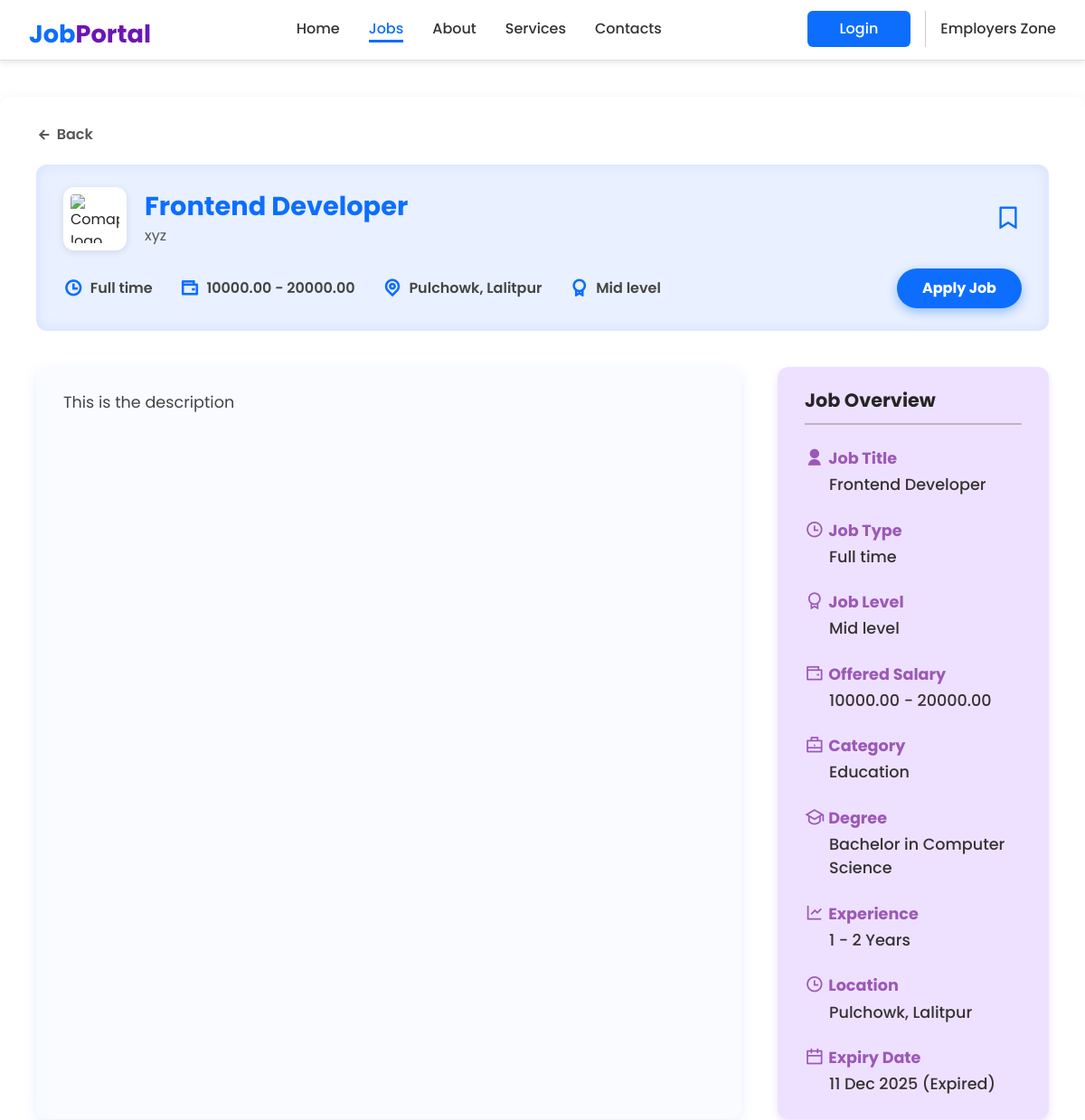
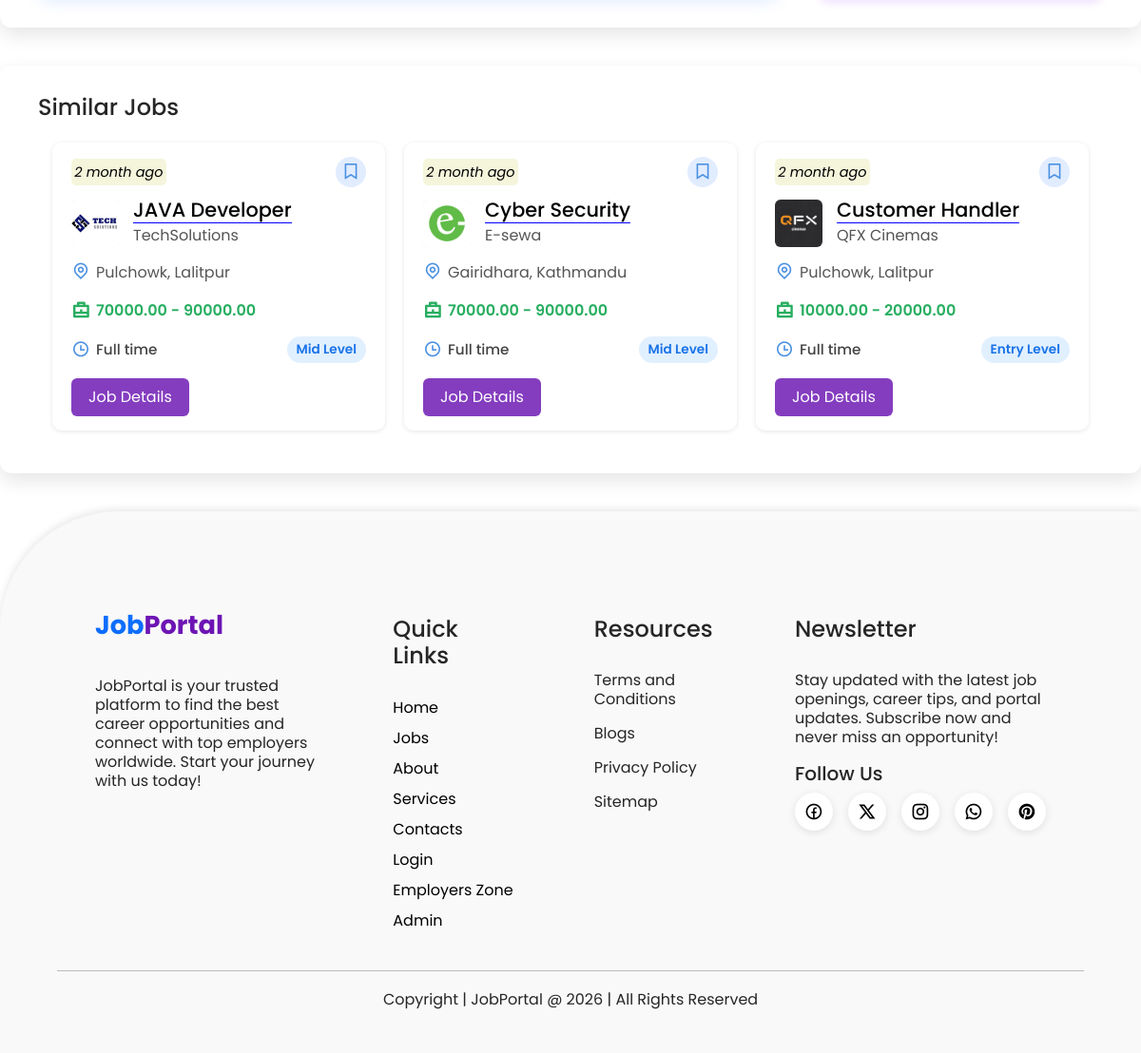
Page /job-description.php?job_id=31 on the committed database (2 pictures, top to bottom).
### tables this page shows
CREATE TABLE `jobs` (
  `job_id` int NOT NULL AUTO_INCREMENT,
  `title` varchar(100) NOT NULL,
  `description` text NOT NULL,
  `location` varchar(150) NOT NULL,
  `salary_min` decimal(10,2) DEFAULT '0.00',
  `salary_max` decimal(10,2) DEFAULT '0.00',
  `posted_time` timestamp NULL DEFAULT CURRENT_TIMESTAMP,
  `experience_min` int DEFAULT '0',
  `experience_max` int DEFAULT '0',
  `expiry_date` date DEFAULT NULL,
  `degree` varchar(150) DEFAULT NULL,
  `job_type` enum('Full time','Part time','Internship','Remote','Contract') DEFAULT NULL,
  `job_level` enum('Entry','Junior','Mid','Senior') DEFAULT NULL,
  `status` enum('active','inactive') NOT NULL DEFAULT 'active',
  `employer_id` int DEFAULT NULL,
  `category` varchar(50) DEFAULT NULL,
  PRIMARY KEY (`job_id`),
  KEY `fk_job_employer` (`employer_id`),
  CONSTRAINT `fk_job_employer` FOREIGN KEY (`employer_id`) REFERENCES `employers` (`id`) ON DELETE CASCADE ON UPDATE CASCADE
);

CREATE TABLE `employers` (
  `id` int NOT NULL AUTO_INCREMENT,
  `full_name` varchar(150) NOT NULL,
  `name` varchar(150) NOT NULL,
  `email` varchar(150) NOT NULL,
  `location` varchar(150) NOT NULL,
  `password` varchar(255) NOT NULL,
  `logo` varchar(255) DEFAULT NULL,
  `created_at` timestamp NULL DEFAULT CURRENT_TIMESTAMP,
  PRIMARY KEY (`id`),
  UNIQUE KEY `email` (`email`)
);

### job-description.php (the view, shortened to what this page needs)
<!DOCTYPE html>
<html lang="en">
<head>
    <link href="https://cdn.jsdelivr.net/npm/bootstrap@5.3.3/dist/css/bootstrap.min.css" rel="stylesheet">
    <link href="https://cdn.jsdelivr.net/npm/remixicon@4.5.0/fonts/remixicon.css" rel="stylesheet" />
    <link rel="stylesheet" href="./css/style.css">
</head>
<body>
    <?php include './includes/header.php';
    include './config/db.php' ?>
    <?php
    if (isset($_GET["job_id"])) {
        $id = intval($_GET["job_id"]);
        $sql = "SELECT j.*, e.name AS company_name, e.logo AS company_logo
                FROM jobs j
                INNER JOIN employers e
                ON j.employer_id = e.id
                WHERE job_id = $id";
        $result = mysqli_query($conn, $sql);
        if (mysqli_num_rows($result) > 0) {
            $row = mysqli_fetch_assoc($result);
            $expiry_date = $row["expiry_date"];
            $today = new DateTime();
            $expiry = new DateTime($expiry_date);
            if ($expiry >= $today) {
                $diff = $today->diff($expiry);
                $days_left = $diff->days;
                $result = "<p>" . $expiry->format("d M Y") . " (" . $days_left . " days left)</p>";
            } else {
                $result = "<p>" . $expiry->format("d M Y") . " (Expired)</p>";
            }
            $alreadyApplied = false;
            $bookmark_class = "ri-bookmark-line";
            echo '<div class="description">
            <div class="description-header">
                <div class="back-button">
                    <a href="./jobs.php"><i class="ri-arrow-left-line"></i> Back</a>
                </div>
                <div class="description-card">
                    <div class="description-row1">
                        <img src="./employers-zone/uploads/' . $row["company_logo"] . '" alt="Comapany logo">
                        <div class="description-title">
                            <h2>' . $row["title"] . '</h2>
                            <p>' . $row["company_name"] . '</p>
                        </div>
                        <div class="bookmark">
                            <i class="' . $bookmark_class . '"></i>
                        </div>
                    </div>
                    <div class="description-row2">
                        <div class="jd-type">
                            <i class="ri-time-line"></i>
                            ' . $row["job_type"] . '
                        </div>
                        <div class="jd-salary">
                            <i class="ri-wallet-line"></i>
                            ' . $row["salary_min"] . ' - ' . $row["salary_max"] . '
                        </div>
                        <div class="jd-location">
                            <i class="ri-map-pin-line"></i>
                            ' . $row["location"] . '
                        </div>
                        <div class="jd-level">
                            <i class="ri-award-line"></i>
                            ' . $row["job_level"] . ' level
                        </div>
                        ' . ($alreadyApplied ? '<button class="btn btn-secondary" disabled>Applied</button>'
                : '<button id="applyBtn" data-jobid="' . $row["job_id"] . '" class="btn btn-primary">Apply Job</button>'
            ) . '
                    </div>
                </div>
            </div>
            <div class="main-description">
                <div class="job-details">
                    ' . $row["description"] . '
                </div>
                <div class="job-overview">
                    <h5>Job Overview</h5>
                    <div class="jd-title">
                        <div class="title-label">
                            <i class="ri-user-fill"></i> <b>Job Title</b>
                        </div>
                        <p>' . $row["title"] . '</p>
                        <div class="title-label">
                            <i class="ri-time-line"></i> <b>Job Type</b>
                        </div>
                        <p>' . $row["job_type"] . '</p>
                        <div class="title-label">
                            <i class="ri-award-line"></i> <b>Job Level</b>
                        </div>
                        <p>' . $row["job_level"] . ' level</p>
                        <div class="title-label">
                            <i class="ri-wallet-line"></i> <b>Offered Salary</b>
                        </div>
                        <p>' . $row["salary_min"] . ' - ' . $row["salary_max"] . '</p>
                        <div class="title-label">
                            <i class="ri-briefcase-line"></i> <b>Category</b>
                        </div>
                        <p>Education</p>
                        <div class="title-label">
                            <i class="ri-graduation-cap-line"></i> <b>Degree</b>
                        </div>
                        <p>' . $row["degree"] . '</p>
                        <div class="title-label">
                            <i class="ri-line-chart-line"></i> <b>Experience</b>
                        </div>
                        <p>' . $row["experience_min"] . ' - ' . $row["experience_max"] . ' Years</p>
                        <div class="title-label">
                            <i class="ri-time-line"></i> <b>Location</b>
                        </div>
                        <p>' . $row["location"] . '</p>
                        <div class="title-label">
                            <i class="ri-calendar-line"></i> <b>Expiry Date</b>
                        </div>
                        ' . $result . '
                    </div>
                </div>
            </div>
        </div>';
        } else {
            echo "<p class='text-center text-danger'>Job not found!</p>";
        }
    } else {
        echo "Error displaying";
    }
    ?>
    <div class="similar-jobs">
        <h4>Similar Jobs</h4>
        <div class="all-jobs-list">
            <?php
            $current_job_id = intval($_GET["job_id"]);
            $sql_similar = "SELECT j.*, e.name AS company_name, e.logo AS company_logo
                FROM jobs j
                INNER JOIN employers e
                ON j.employer_id = e.id
                WHERE j.job_id != $current_job_id
                AND j.status='active'
                ORDER BY j.posted_time DESC
                LIMIT 3";
            $result_similar = mysqli_query($conn, $sql_similar);
            if (mysqli_num_rows($result_similar) > 0) {
                while ($sim = mysqli_fetch_assoc($result_similar)) {
                    $posted_time = $sim["posted_time"];
                    $current_time = new DateTime();
                    $posted = new DateTime($posted_time);
                    $diff = $current_time->diff($posted);
                    if ($diff->y > 0) $post_time = $diff->y . ' year ago';
                    elseif ($diff->m > 0) $post_time = $diff->m . ' month ago';
                    elseif ($diff->d > 0) $post_time = $diff->d . ' day ago';
                    elseif ($diff->h > 0) $post_time = $diff->h . ' hour ago';
                    elseif ($diff->i > 0) $post_time = $diff->i . ' minute ago';
                    else $post_time = "Just now";
                    echo '<div class="job-card">
                            <div class="card-row1">
                                <div class="post-time">' . $post_time . '</div>
                                <i class="ri-bookmark-line"></i>
                                </div>
                            <div class="card-row2">
                            <img src="./employers-zone/uploads/' . $sim["company_logo"] . '" alt="Comapany logo">
                            <div class="job-title">
                            <h2>' . $sim["title"] . '</h2>
                            <p>' . $sim["company_name"] . '</p>
                            </div>
                            </div>
                            <div class="card-row3">
                            <i class="ri-map-pin-line"></i>' . $sim["location"] . '
                                    </div>
                                    <div class="card-row4">
                                    <i class="ri-briefcase-line"></i>' . $sim["salary_min"] . ' - ' . $sim["salary_max"] . '
                                    </div>
                                    <div class="card-row5">
                                    <div class="job-type"><i class="ri-time-line"></i>' . $sim["job_type"] . '</div>
                                    <div class="job-category">' . $sim["job_level"] . ' Level</div>
                                    <button><a href="job-description.php?job_id=' . $sim["job_id"] . '">Job Details</a></button>
                                    </div>
                                    </div>';
                }
            } else {
                echo '<p class="text-center text-secondary">No similar jobs found.</p>';
            }
            ?>
        </div>
    </div>
    <?php include './includes/footer.php' ?>
</body>
</html>

### css/style.css (style rules this page uses)
:root { --primary-color: #6d15b4; --primary-color-dark: #3e1389; --text-dark: #262626; --text-light: #737373; --white: #ffffff; --max-width: 100%; --extra-light: #e5e5e5; }
* { padding: 0; margin: 0; box-sizing: border-box; }
html, body { font-family: "Poppins", sans-serif; background-color: #fff; color: #262626; scroll-behavior: smooth; }
.job-card { background-color: #fff; border-radius: 10px; padding: 15px 20px; box-shadow: 0 1px 5px rgba(0, 0, 0, 0.1); display: flex; flex-direction: column; gap: 12px; transition: transform 0.3s ease, box-shadow 0.3s ease; }
.card-row1 { display: flex; justify-content: space-between; align-items: center; font-size: 0.9rem; color: #888; }
.card-row1 .post-time { font-style: italic; background-color: #f5f5DC; padding: 0.2rem; color: black; border-radius: 5px; }
.card-row1 i { font-size: 1.2rem; color: #4a90e2; cursor: pointer; transition: color 0.3s ease; background-color: #e1ecff; padding: 1rem; border-radius: 50%; display: inline-flex; align-items: center; justify-content: center; width: 1.8rem; height: 1.8rem; }
.card-row2 { display: flex; align-items: center; gap: 15px; }
.card-row2 img { width: 50px; height: 50px; object-fit: contain; border-radius: 6px; background-color: #eaeaea; }
.job-title h2 { margin: 0; font-size: 1.3rem; color: #000; border-bottom: 1px solid blue; }
.job-title p { margin: 1px 0 0 0; font-size: 1rem; color: #545454; }
.card-row3 { display: flex; align-items: center; gap: 6px; font-size: 1rem; color: #555; }
.card-row3 i { font-size: 1.2rem; color: #4a90e2; }
.card-row4 { display: flex; align-items: center; gap: 6px; font-size: 1rem; color: #27ae60; font-weight: 600; }
.card-row4 i { font-size: 1.2rem; color: #27ae60; }
.card-row5 { display: flex; justify-content: space-between; align-items: center; gap: 15px; flex-wrap: wrap; }
.job-type, .job-category { display: flex; align-items: center; gap: 6px; font-size: 0.95rem; color: #444; font-weight: 500; }
.job-type i, .job-category i { font-size: 1.2rem; color: #4a90e2; }
.job-category { background-color: #e1f0ff; color: #1a73e8; padding: 4px 10px; border-radius: 15px; font-size: 0.85rem; font-weight: 600; }
button { background-color: #843dbf; color: white; border: none; padding: 8px 18px; border-radius: 6px; font-size: 1rem; cursor: pointer; transition: background-color 0.3s ease; }

### css/header.css (style rules this page uses)
body { margin: 0; padding: 0; }

### css/jobs.css (style rules this page uses)
.all-jobs-list { display: grid; grid-template-columns: repeat(3, 1fr); gap: 20px; padding: 15px; align-items: start; }
.card-row5 button a { color: white; text-decoration: none; }

### job-description.php (style rules this page uses)
.similar-jobs { max-width: 1300px; margin: 40px auto; background: #fff; border-radius: 12px; box-shadow: 0 8px 20px rgba(0, 0, 0, 0.1); padding: 30px 40px; }
.similar-jobs .all-jobs-list { display: grid; grid-template-columns: repeat(3, 1fr); gap: 20px; padding: 15px; align-items: start; }

### rows in the picture
jobs: title "Frontend Developer", employer.name "xyz", job_type "Full time", salary_min "10000.00", salary_max "20000.00", location "Pulchowk, Lalitpur", job_level "Mid", description "This is the description", degree "Bachelor in Computer Science", experience_min "1", experience_max "2", expiry_date "11 Dec 2025"
jobs: posted_time "2 month ago", employer.logo (picture), title "JAVA Developer", employer.name "TechSolutions", location "Pulchowk, Lalitpur", salary_min "70000.00", salary_max "90000.00", job_type "Full time", job_level "Mid"
jobs: posted_time "2 month ago", employer.logo (picture), title "Cyber Security", employer.name "E-sewa", location "Gairidhara, Kathmandu", salary_min "70000.00", salary_max "90000.00", job_type "Full time", job_level "Mid"
jobs: posted_time "2 month ago", employer.logo (picture), title "Customer Handler", employer.name "QFX Cinemas", location "Pulchowk, Lalitpur", salary_min "10000.00", salary_max "20000.00", job_type "Full time", job_level "Entry"
